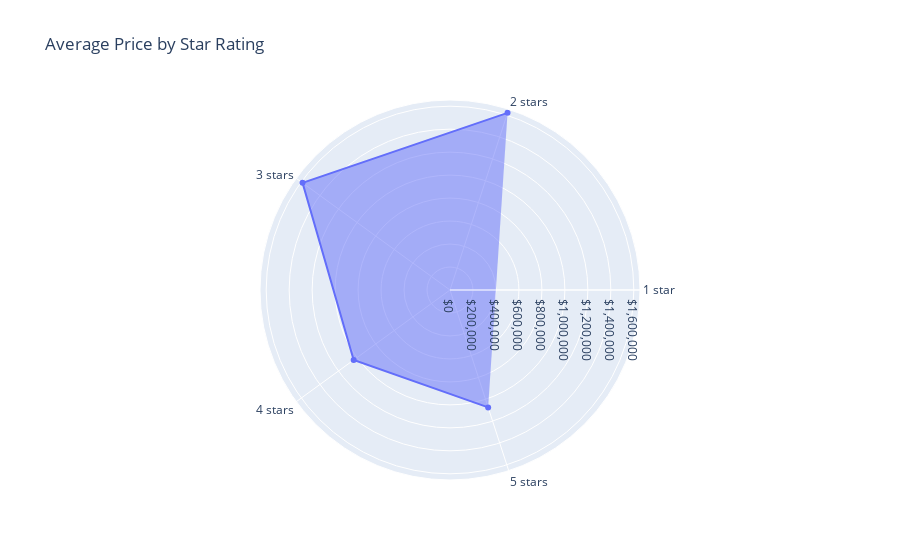

The cell this chart's notebook holds for it:
### Code cell
# Define the bins for the Star Rating
bins = [0, 1, 2, 3, 4, 5]

# Create a new column with the binned values
unique_indicators_df["Star Rating Bins"] = pd.cut(unique_indicators_df["Star Rating"], bins=bins, labels=["1 star", "2 stars", "3 stars", "4 stars", "5 stars"])

# Calculate the mean price for each star rating
mean_price_by_rating = unique_indicators_df.groupby("Star Rating Bins")["Price"].mean()
mean_price_by_rating.head()

# Create a data frame from the mean_price_by_rating2 series
mean_price_by_rating_df = pd.DataFrame(mean_price_by_rating)

# Reset the index
mean_price_by_rating_df = mean_price_by_rating_df.reset_index()

# Rename the columns
mean_price_by_rating_df = mean_price_by_rating_df.rename(columns={"Price": "Mean Price", "Star Rating Bins": "Star Rating"})

# Create a polar chart with the mean price by star rating
fig = go.Figure(data=go.Scatterpolar(
      r=mean_price_by_rating_df['Mean Price'],
      theta=mean_price_by_rating_df['Star Rating'],
      fill='toself',
      hovertemplate='Average Price: $%{r:,.0f}<br>Star Count: %{theta}',
))

fig.update_layout(
  polar=dict(
    radialaxis=dict(
      visible=True,
      tickprefix='$',
      tickformat=",",
    ),
  ),
  showlegend=False,
  title='Average Price by Star Rating',
)

fig.show()

fig.write_image("Output Data/Graph Images/MeanPricebyStarRating-5KM_Data.png")

### Figure 1 — Plotly figure (JSON) as saved in the notebook; plotly's stock layout.template omitted (floating-point values rounded to 4 significant figures)
{"data": [{"fill": "toself", "hovertemplate": "Average Price: $%{r:,.0f}<br>Star Count: %{theta}", "r": [null, 1621160, 1586000.0, 1036000.0, 1075000.0], "theta": ["1 star", "2 stars", "3 stars", "4 stars", "5 stars"], "type": "scatterpolar"}], "layout": {"polar": {"radialaxis": {"tickformat": ",", "tickprefix": "$", "visible": true}}, "showlegend": false, "title": {"text": "Average Price by Star Rating"}}}
